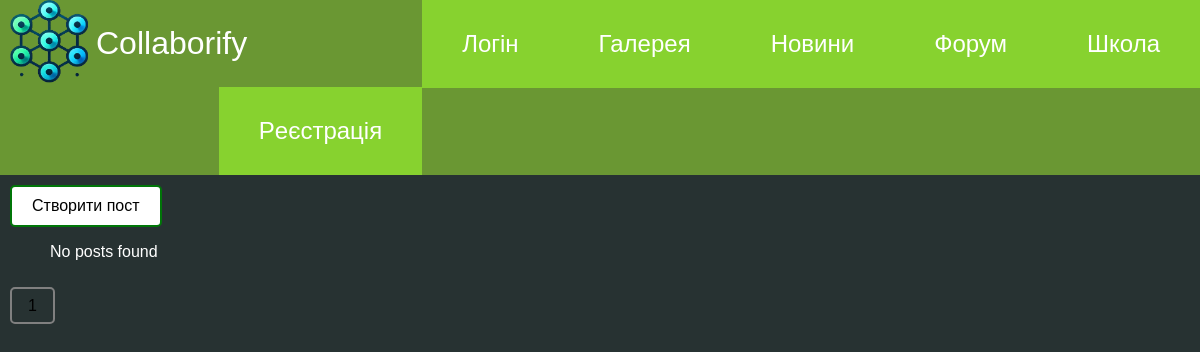
/forum/post-list/, run on an earlier commit of the app's database.
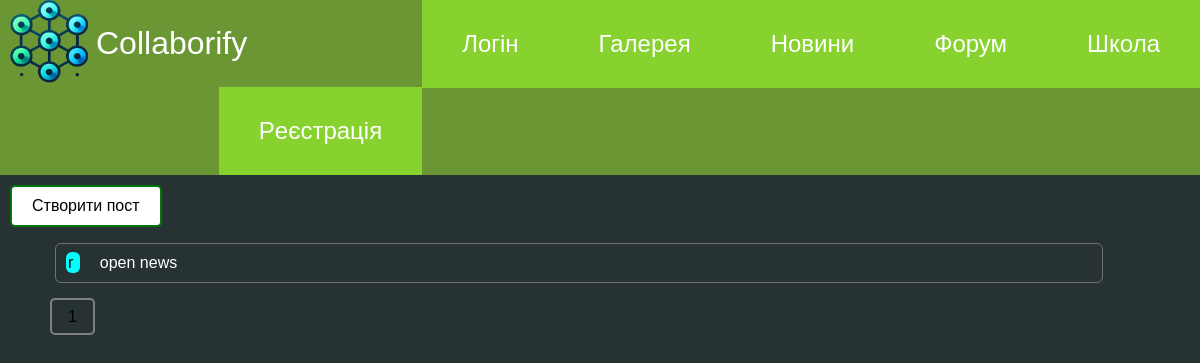
And on a later commit of the database.
### forum/models.py (models this page shows, shortened)
class Post(models.Model):
    TYPE = [
        ('news', 'News'),
        ('update', 'Update'),
        ('event', "Event"),
        ('question','Question')
    ]
    FORUM_TYPE = [
        ('close', 'Close'),
        ('open', 'Open')
    ]
    title = models.CharField(max_length=200)
    description = models.TextField()
    media = models.FileField(upload_to="post_media",blank=True,null=True)
    type = models.CharField(max_length=20,choices=TYPE)
    priority = models.CharField(max_length=20, choices=FORUM_TYPE, default='open')
    created_at = models.DateTimeField(auto_now_add=True)
    creater = models.ForeignKey(CustomUser, on_delete=models.DO_NOTHING, related_name='posts')

### forum/views.py (the view)
# urls.py: path('post-list/', views.PostListViews.as_view(), name='post-list'),
class PostListViews(ListView):
    model = Post
    context_object_name = 'posts'
    paginate_by = 30
    def get_queryset(self):
        queryset = super().get_queryset()
        type = self.request.GET.get('type','')
        if type:
            queryset = queryset.filter(type=type)
        return queryset
    def get_context_data(self, **kwargs):
        context = super().get_context_data(**kwargs)
        context["form"] = PostFilterForm(self.request.GET)
        return context

### templates/forum/post_list.html (shortened to what this page needs)
{% extends 'base.html' %}
{% load static %}
{% block content %}
<link rel="stylesheet" href="{% static 'css/forum.css' %}">
<div>
    <a class="forum_b" href="{% url 'post-creat' %}">Створити пост</a>
    <ul class="list-group">
        {% for post in posts %}
            <div class="forum">
                <a class="link-offset-2 link-underline link-underline-opacity-0" href="{% url 'post-detail' post.pk %}">
                    {{ post.title }}
                </a>
                <span class="badge rounded-pill text-bg-info">
                    {{ post.priority }}
                 </span>
                <span class="badge rounded-pill text-bg-info">
                    {{ post.type }}
                </span>
            </div>
        {% empty %}
        <p class="list-group-item">No posts found</p>
    </div>
        {% endfor %}
        <div class="pagination">
            {% for num in page_obj.paginator.page_range %}
            {% if page_obj.number == num %}
                <a href="?page={{ num }}">{{ num }}</a>
            {% elif num > page_obj.number|add:'-3' and num < page_obj.number|add:'3' %}
                <a href="?page={{ num }}">{{ num }}</a>
            {% endif %}
            {% endfor %}
        </div>
{% endblock %}

### templates/base.html (shortened to what this page needs)
<!DOCTYPE html>
<html lang="en">
{% load static %}
<head>
    <link rel="stylesheet" href="{% static 'css/main.css' %}">
</head>
<body>
    <div class="navbar">
        <img src="{% static 'img/logo.png' %}" alt="Logo" width="78" height="83">
        <a class="home" href="{% url 'main' %}">Collaborify</a>
        <a href="{% url 'student-list' %}">Школа</a>
        <a href="{% url 'post-list' %}">Форум</a>
        <a href="{% url 'news-list' %}">Новини</a>
        <a href="{% url 'gallery-list' %}">Галерея</a>
        {% if user.is_authenticated %}
            <form action="{% url 'logout' %}" method="post">
                {% csrf_token %}
                <button type="submit">Вийти</button>
            </form>
        {% else %}
            <a href="{% url 'login' %}">Логiн</a>
            <a href="{% url 'register' %}">Pеєстрація</a>
        {% endif %}
    </div>
    <div class="content">
        {% block content %}
        {% endblock %}
    </div>
</body>
</html>

### static/css/main.css (style rules this page uses)
body { margin: 0; font-family: Arial, Helvetica, sans-serif; background-color: #273232; color: #FFFFFF; }
.content { margin: 10px; }
.navbar { overflow: hidden; background-color: #6a9733; }
.navbar img { float: left; margin-left: 10px; }
.navbar a, .navbar button { background-color: #87d22f; float: right; color: #FFFFFF; font-family: inherit; text-align: center; padding: 30px 40px; text-decoration: none; font-size: 24px; border: none; cursor: pointer; transition: background-color .6s ease; }
.navbar a.home { padding: 25px 8px; background-color: #6a9733; float: left; color: #FFFFFF; font-size: 32px; }

### static/css/forum.css (style rules this page uses)
.forum_b { background-color: rgb(255, 255, 255); color: #000000; border: 2px solid #007608; padding: 10px 20px; text-align: center; text-decoration: none; display: inline-block; border-radius: 5px; }
.forum { margin: 5px; padding: 10px 10px 10px 10px; border: 1px solid #717171; border-radius: 6px; width: 90%; height: auto; }
.forum a { background-color: aqua; text-decoration: none; border-radius: 6px; padding: 2px 2px 2px 2px; margin-right: 20px; color: #000000; }
.pagination a { position: relative; top:20px; color: black; padding: 8px 16px; text-decoration: none; border-radius: 5px; border: 2px solid gray ; }

What changed in the data, as far as the page shows it:
added Post: title "r", priority "open", type "news"
Also different on the page:
text no longer shown: "No posts found"
